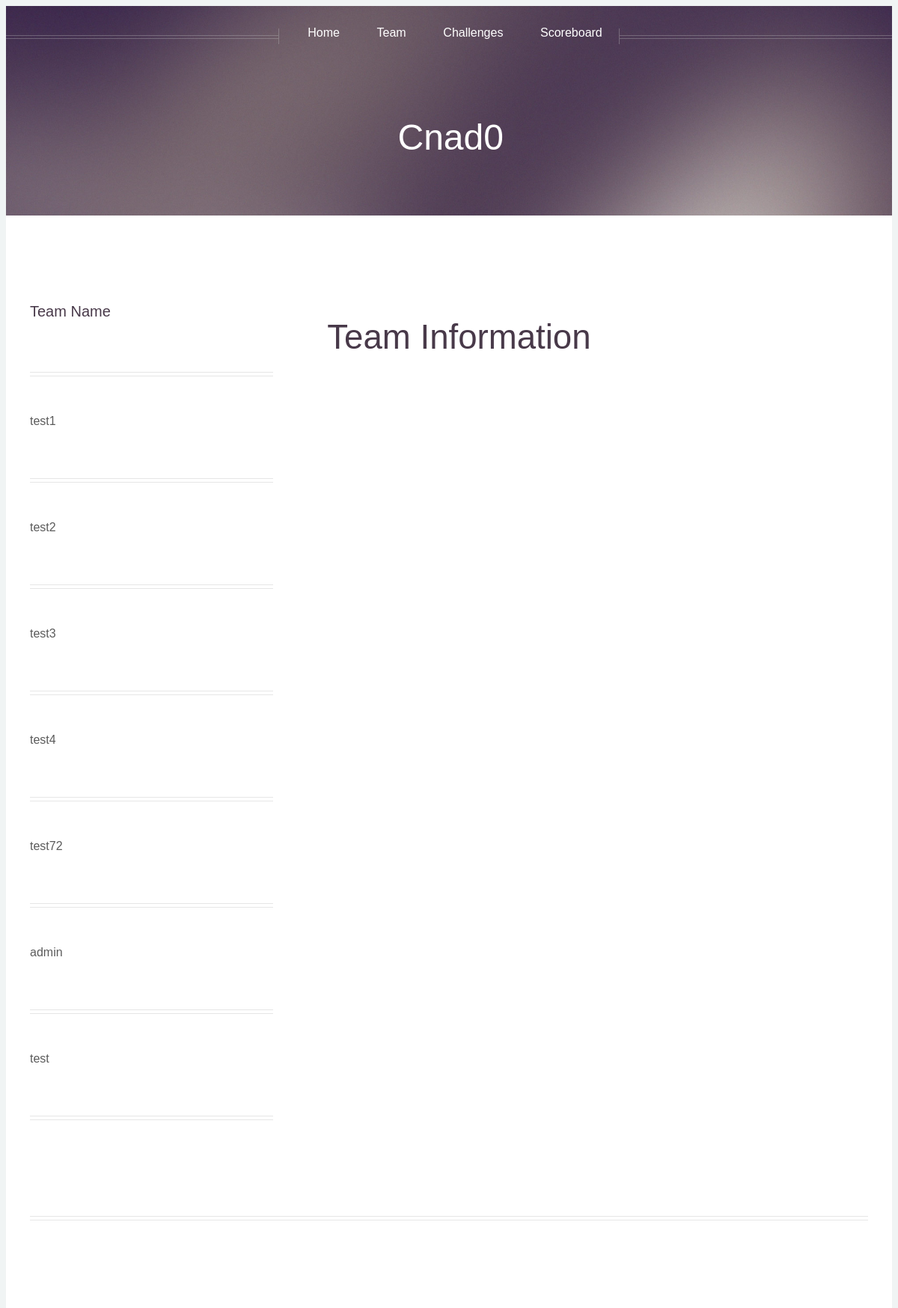
Before: /team/ (upper part) with the older database file.
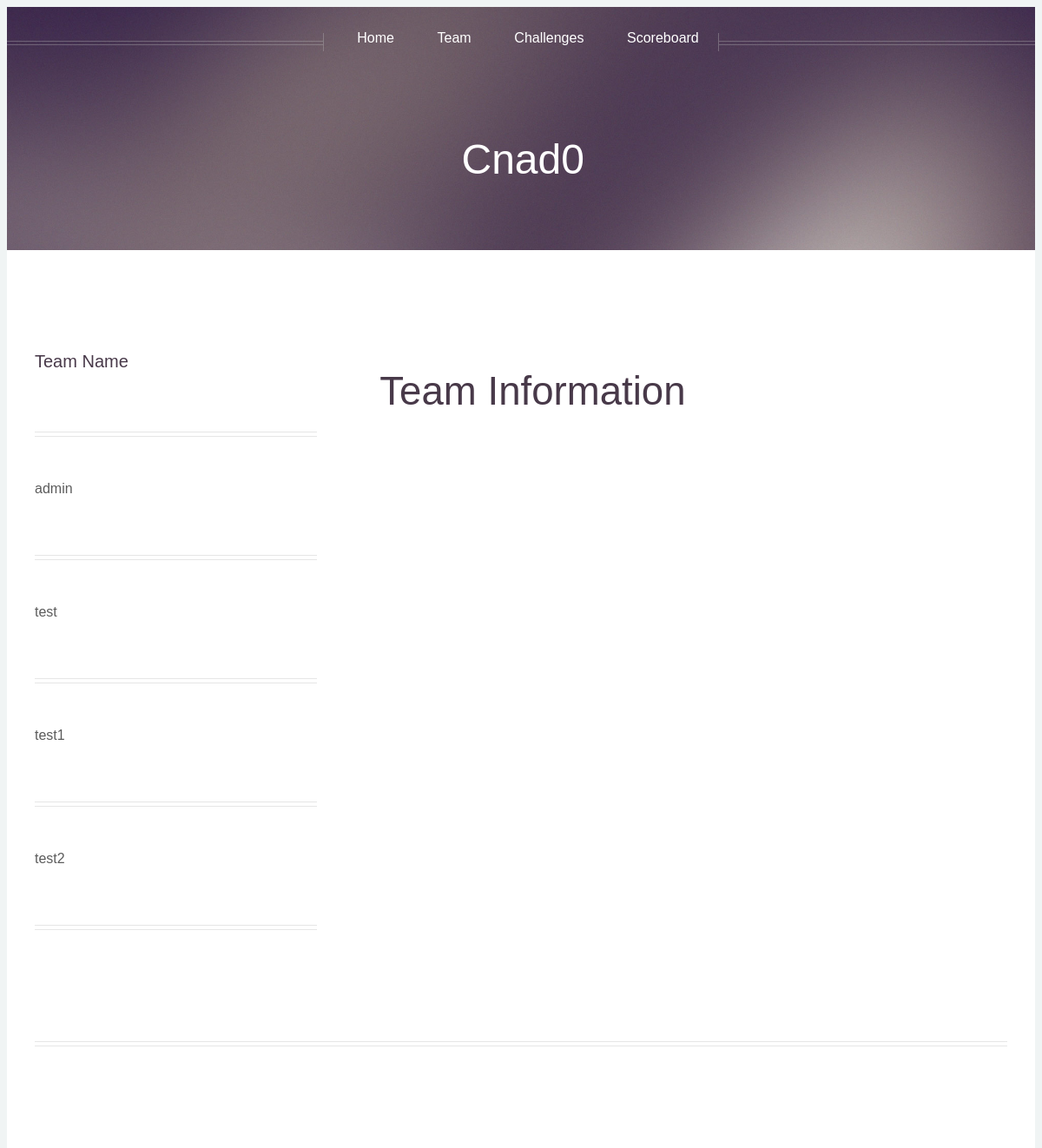
After: the same page with the newer database file.
### tables this page shows
CREATE TABLE 'TEAM' (
'NAME' TEXT NOT NULL PRIMARY KEY,
'LEADER' TEXT NOT NULL,
'SCORE' INT DEFAULT 0
);

### view.py (the view, shortened to what this page needs)
@app.route("/team/")
@app.route("/team/<name>")
def team(name = None):
	conn = sqlite3.connect('/cand0/cand0/cand0.db')
	cur = conn.cursor()
	cur.execute("select NAME, LEADER, SCORE from TEAM")
	teams = cur.fetchall()
	return render_template("team.html", teams=teams)

### templates/team.html (shortened to what this page needs)
					{% include "/base/top.html" %}
					{% include "/base/sub_top.html" %}
				</div>
				<div class="wrapper style1">
					<div class="container">
						<div class="row gtr-200">
							<div class="col-4 col-12-mobile" id="sidebar">
								<section>
									<header>
										<h3><a href="#">Team Name</a></h3>
									</header>
								</section>
								<hr />
								{% for team in teams %}
									<a href = "{{team[0]}}"><p>{{team[0]}}<p></a>
									<hr />
								{% endfor %}
							</div>
							<div class="col-8 col-12-mobile imp-mobile team" id="content">
								<article id="main">
									<header>
										<h2><a href="#">Team Information</a></h2>
									</header>
								</article>
							</div>
						</div>
						<hr />
					</div>
				</div>
		</div>
	</body>
</html>

### templates/base/top.html (shortened to what this page needs)
<!DOCTYPE HTML>
<html>
        <head>
                <link rel="stylesheet" href="{{ url_for('static', filename='css/main.css') }}" />
        </head>
        <body class="no-sidebar is-preload">
                <div id="page-wrapper">
                                <div id="header">
                                                <div class="inner">
                                                        <header>
                                                                <h1><a href="index" id="logo">Cnad0</a></h1>
                                                        </header>
                                                </div>

### templates/base/sub_top.html (shortened to what this page needs)
                                                <nav id="nav">
                                                        <ul>
                                                                <li><a href="/index/">Home</a></li>
                                                                <li>
                                                                        <a href="/team/">Team</a>
                                                                </li>
                                                                <li><a href="/challenge/">Challenges</a></li>
                                                                <li><a href="/Scoreboard/">Scoreboard</a></li>
                                                        </ul>
                                                </nav>

Changed rows visible on the page:
removed TEAM: NAME "test3"
removed TEAM: NAME "test4"
removed TEAM: NAME "test72"
shown differently, row unchanged: TEAM "admin": moves up the list
shown differently, row unchanged: TEAM "test": moves up the list
